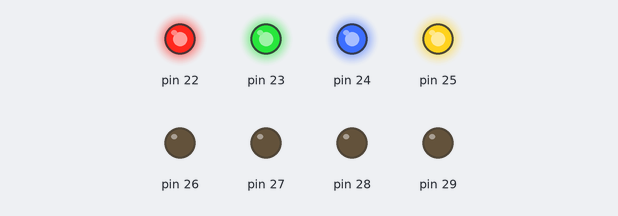
Bench run of a sketch on a simulated Arduino Mega 2560, built with avr-gcc and run on an emulated ATmega2560. Shown: output pins drawn as LEDs (lit = HIGH).

Above: at 0.1 s.
Timing chart, 0 to 1.6 s (numbered marks = the images above):
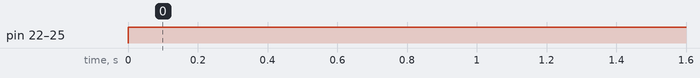

Measured:
- by itself, pin 22–25: LOW → HIGH at 0.00 s

The sketch:

sketch.ino
```cpp
void setup() {
  // put your setup code here, to run once:
  volatile char *ddr_a=(char*)0x21;
  *ddr_a=0xff;
}

void loop() {
  // put your main code here, to run repeatedly:
  volatile char *port_a=(char*)0x22;
  *port_a=15;
}
```
